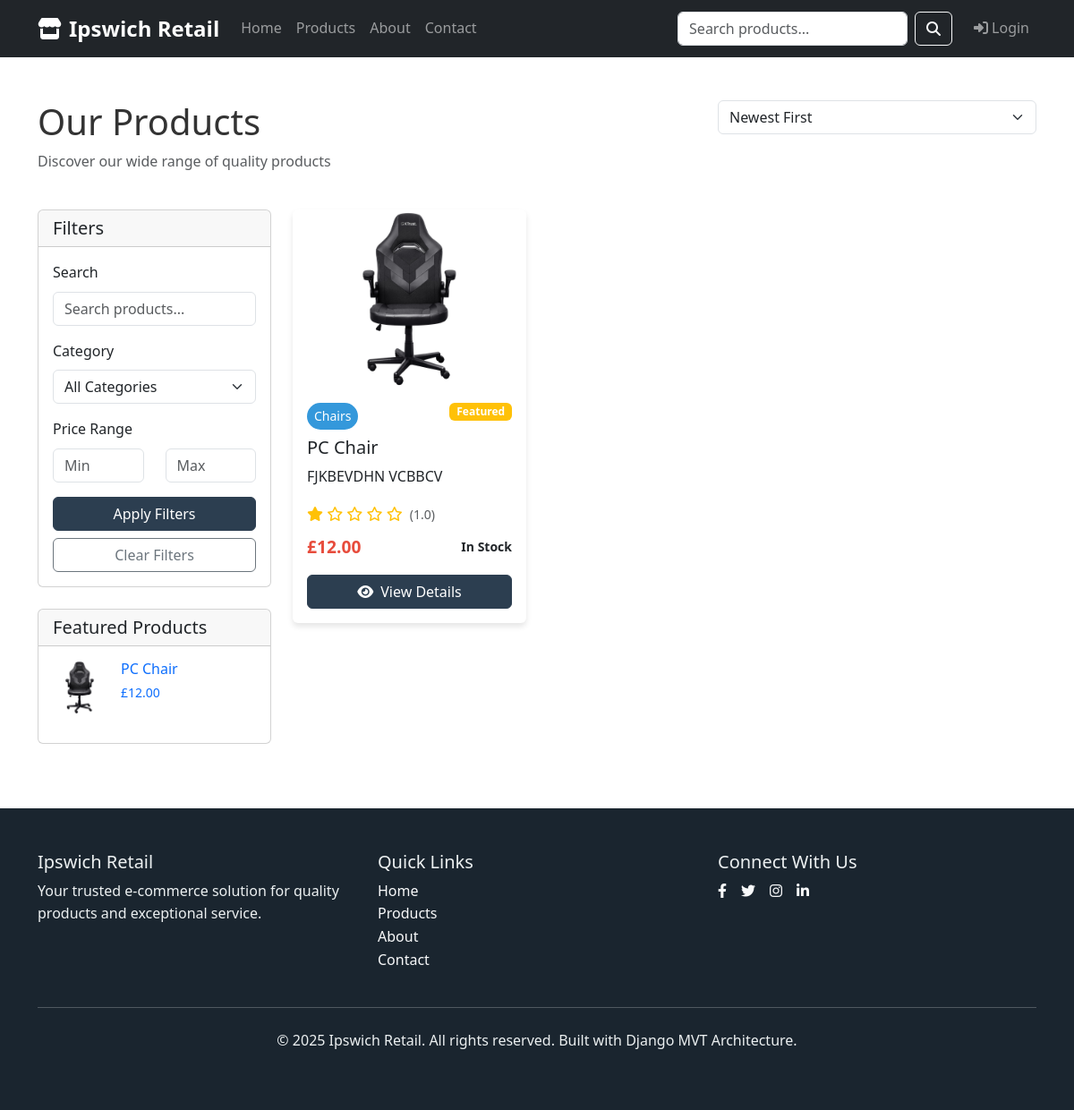
Screenshot of /products/ with the database file from the repository.
### shop/models.py (models this page shows, shortened)
class Product(models.Model):
    STATUS_CHOICES = [
        ('active', 'Active'),
        ('inactive', 'Inactive'),
        ('discontinued', 'Discontinued'),
    ]
    name = models.CharField(max_length=200)
    slug = models.SlugField(max_length=200, unique=True, blank=True)
    description = models.TextField()
    price = models.DecimalField(max_digits=10, decimal_places=2, validators=[MinValueValidator(0.01)])
    category = models.ForeignKey(Category, on_delete=models.CASCADE, related_name='products')
    image = models.ImageField(upload_to='products/', blank=True, null=True)
    stock_quantity = models.PositiveIntegerField(default=0)
    sku = models.CharField(max_length=50, unique=True, help_text="Stock Keeping Unit")
    status = models.CharField(max_length=20, choices=STATUS_CHOICES, default='active')
    featured = models.BooleanField(default=False)
    rating = models.FloatField(default=0.0, validators=[MinValueValidator(0.0), MaxValueValidator(5.0)])
    created_at = models.DateTimeField(auto_now_add=True)
    updated_at = models.DateTimeField(auto_now=True)
    class Meta:
        ordering = ['-created_at']
        indexes = [
            models.Index(fields=['status', 'featured']),
            models.Index(fields=['category', 'status']),
        ]
    @property
    def stock_status(self):
        if self.stock_quantity == 0:
            return 'Out of Stock'
        elif self.stock_quantity <= 5:
            return 'Low Stock'
        return 'In Stock'

class Category(models.Model):
    name = models.CharField(max_length=100, unique=True)
    slug = models.SlugField(max_length=100, unique=True, blank=True)
    description = models.TextField(blank=True)
    created_at = models.DateTimeField(auto_now_add=True)
    updated_at = models.DateTimeField(auto_now=True)
    class Meta:
        verbose_name_plural = 'Categories'
        ordering = ['name']

### shop/views.py (the view)
# urls.py: path('products/', views.ProductListView.as_view(), name='product_list'),
class ProductListView(ListView):
    model = Product
    template_name = 'shop/product_list.html'
    context_object_name = 'products'
    paginate_by = 12
    def get_queryset(self):
        queryset = Product.objects.filter(status='active')
        search_query = self.request.GET.get('search')
        if search_query:
            queryset = queryset.filter(
                Q(name__icontains=search_query) |
                Q(description__icontains=search_query) |
                Q(category__name__icontains=search_query)
            )
        category_slug = self.request.GET.get('category')
        if category_slug:
            queryset = queryset.filter(category__slug=category_slug)
        min_price = self.request.GET.get('min_price')
        max_price = self.request.GET.get('max_price')
        if min_price:
            queryset = queryset.filter(price__gte=min_price)
        if max_price:
            queryset = queryset.filter(price__lte=max_price)
        sort_by = self.request.GET.get('sort', '-created_at')
        if sort_by in ['price', '-price', 'name', '-name', 'created_at', '-created_at']:
            queryset = queryset.order_by(sort_by)
        return queryset
    def get_context_data(self, **kwargs):
        context = super().get_context_data(**kwargs)
        context['categories'] = Category.objects.all()
        context['featured_products'] = Product.objects.filter(status='active', featured=True)[:4]
        get_params = self.request.GET.copy()
        if 'page' in get_params:
            del get_params['page']
        context['get_params'] = get_params.urlencode()
        return context

### shop/templates/shop/product_list.html (shortened to what this page needs)
{% extends 'shop/base.html' %}
{% block content %}
<div class="container my-5">
    <div class="row mb-4">
        <div class="col-md-8">
            <h1>Our Products</h1>
            <p class="text-muted">Discover our wide range of quality products</p>
        </div>
        <div class="col-md-4">
            <form method="GET" class="d-flex">
                <select name="sort" class="form-select" onchange="this.form.submit()">
                    <option value="-created_at" {% if request.GET.sort == '-created_at' %}selected{% endif %}>Newest First</option>
                </select>
            </form>
        </div>
    </div>
    <div class="row">
        <div class="col-lg-3 mb-4">
            <div class="card">
                <div class="card-header">
                    <h5 class="mb-0">Filters</h5>
                </div>
                <div class="card-body">
                    <form method="GET">
                        <div class="mb-3">
                            <label class="form-label">Search</label>
                            <input type="text" name="search" class="form-control"
                                   placeholder="Search products..." value="{{ request.GET.search }}">
                        </div>
                        <div class="mb-3">
                            <label class="form-label">Category</label>
                            <select name="category" class="form-select">
                                <option value="">All Categories</option>
                            </select>
                        </div>
                        <div class="mb-3">
                            <label class="form-label">Price Range</label>
                            <div class="row">
                                <div class="col-6">
                                    <input type="number" name="min_price" class="form-control"
                                           placeholder="Min" value="{{ request.GET.min_price }}" step="0.01">
                                </div>
                                <div class="col-6">
                                    <input type="number" name="max_price" class="form-control"
                                           placeholder="Max" value="{{ request.GET.max_price }}" step="0.01">
                                </div>
                            </div>
                        </div>
                        <button type="submit" class="btn btn-primary w-100">Apply Filters</button>
                        <a href="{% url 'shop:product_list' %}" class="btn btn-outline-secondary w-100 mt-2">Clear Filters</a>
                    </form>
                </div>
            </div>
            {% if featured_products %}
            <div class="card mt-4">
                <div class="card-header">
                    <h5 class="mb-0">Featured Products</h5>
                </div>
                <div class="card-body">
                    {% for product in featured_products %}
                    <div class="d-flex mb-3">
                        {% if product.image %}
                            <img src="{{ product.image.url }}" class="me-3" style="width: 60px; height: 60px; object-fit: contain;" alt="{{ product.name }}">
                        {% else %}
                            <div class="me-3 bg-light d-flex align-items-center justify-content-center" style="width: 60px; height: 60px;">
                                <i class="fas fa-image text-muted"></i>
                            </div>
                        {% endif %}
                        <div class="flex-grow-1">
                            <h6 class="mb-1">
                                <a href="{{ shop.get_absolute_url }}" class="text-decoration-none">
                                    {{ product.name|truncatechars:30 }}
                                </a>
                            </h6>
                            <small class="text-primary">£{{ product.price }}</small>
                        </div>
                    </div>
                    {% endfor %}
                </div>
            </div>
            {% endif %}
        </div>
        <div class="col-lg-9">
            {% if products %}
                <div class="row">
                    {% for product in products %}
                    <div class="col-lg-4 col-md-6 mb-4">
                        <div class="card product-card h-100">
                            {% if product.image %}
                                <img src="{{ product.image.url }}" class="card-img-top product-image" alt="{{ product.name }}">
                            {% else %}
                                <img src="https://via.placeholder.com/300x200?text={{ product.name }}" class="card-img-top product-image" alt="{{ product.name }}">
                            {% endif %}
                            <div class="card-body d-flex flex-column">
                                <div class="d-flex justify-content-between align-items-start mb-2">
                                    <span class="category-badge">{{ product.category.name }}</span>
                                    {% if product.featured %}
                                        <span class="badge bg-warning">Featured</span>
                                    {% endif %}
                                </div>
                                <h5 class="card-title">{{ product.name }}</h5>
                                <p class="card-text flex-grow-1">{{ product.description|truncatewords:20 }}</p>
                                {% if product.rating > 0 %}
                                <div class="rating mb-2">
                                    {% for i in "12345" %}
                                        {% if forloop.counter <= product.rating %}
                                            <i class="fas fa-star"></i>
                                        {% else %}
                                            <i class="far fa-star"></i>
                                        {% endif %}
                                    {% endfor %}
                                    <small class="text-muted ms-1">({{ product.rating }})</small>
                                </div>
                                {% endif %}
                                <div class="mt-auto">
                                    <div class="d-flex justify-content-between align-items-center mb-3">
                                        <span class="price-tag">£{{ product.price }}</span>
                                        <small class="stock-status {{ product.stock_status|lower|cut:' ' }}">
                                            {{ product.stock_status }}
                                        </small>
                                    </div>
                                    <a href="{% url 'shop:product_detail' slug=product.slug %}" class="btn btn-primary w-100">
                                        <i class="fas fa-eye me-2"></i>View Details
                                    </a>
                                </div>
                            </div>
                        </div>
                    </div>
                    {% endfor %}
                </div>
            {% endif %}
        </div>
    </div>
</div>
{% endblock %}

### shop/templates/shop/base.html (style rules this page uses)
:root { --primary-color: #2c3e50; --secondary-color: #e74c3c; --accent-color: #3498db; --dark-color: #1a252f; --light-color: #ecf0f1; }
body { font-family: 'Segoe UI', Tahoma, Geneva, Verdana, sans-serif; line-height: 1.6; color: #333; }
.product-card { transition: all 0.3s ease; border: none; box-shadow: 0 4px 6px rgba(0,0,0,0.1); }
.product-image { height: 200px; object-fit: contain; }
.price-tag { color: var(--secondary-color); font-weight: 700; font-size: 1.2rem; }
.btn-primary { background-color: var(--primary-color); border-color: var(--primary-color); }
.category-badge { background-color: var(--accent-color); color: white; padding: 0.25rem 0.5rem; border-radius: 1rem; font-size: 0.875rem; }
.stock-status { font-size: 0.875rem; font-weight: 600; }
.rating { color: #ffc107; }

### rows the page displays
Product: image (picture), name "PC Chair", price "12.00", category.name "Chairs", featured "Featured", description "FJKBEVDHN VCBBCV", rating "1.0", stock_status "In Stock"
